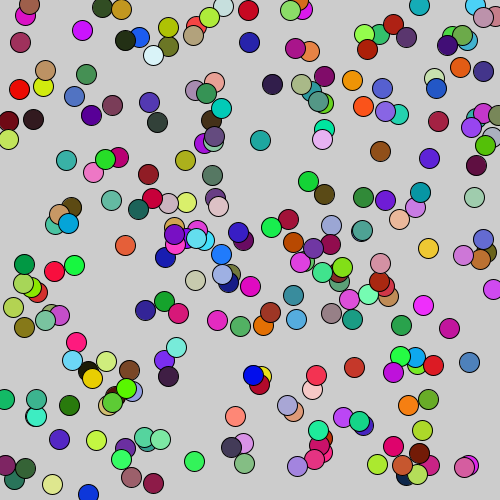
Frame 1 (no input)
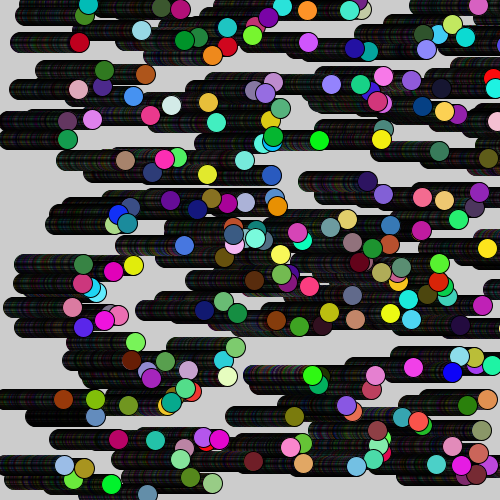
Frame 60 (the mouse pressed at the canvas centre just before this capture)
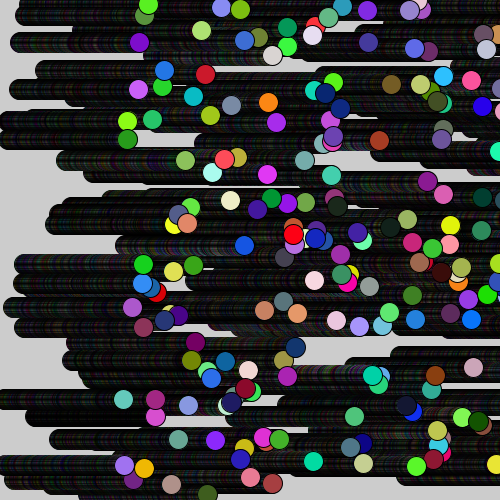
Frame 120 (the mouse held since frame 60 and released just before this capture)

The Processing sketch that drew these frames (run headless with seeded random() and noise(); from frame 60 on, the mouse is pressed at the canvas centre):

// Processing sketch: processing_104452
// ── processing_104452.pde

int j = 0;
float []x = new float[255];
float []y = new float[255];
int c = 0;
int k = 0;
void setup(){
size(500,500);
for(int i =0;i<250;i=i+1){
  x[i] = random(500);
  y[i] = random(500); 
}
}
void draw(){
if(c<500){
  c++;
}else if (k<1000){
k++;

  }else{
  c=-500;
  k=0;
  }
   for( j =0;j<250;j=j+1){
fill(random(255),random(255),random(255));
ellipse(x[j]+c-k,y[j],20,20);
    }
  

}
